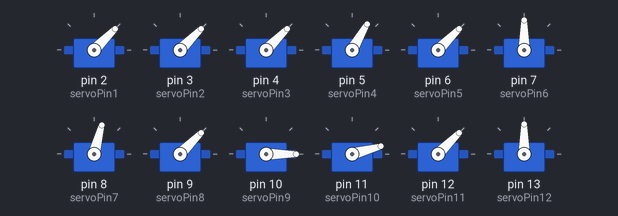
This sketch was run on a simulated Arduino Uno, built with avr-gcc and run on an emulated ATmega328P. On the bench: 12 × servo.

Above: at 0.1 s.
At 5.1 s:
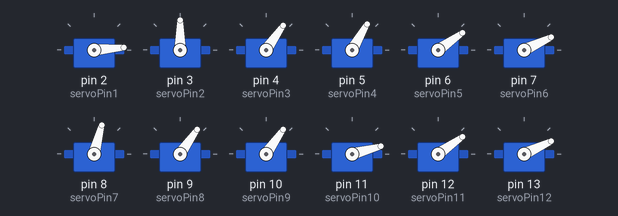
At 9.6 s:
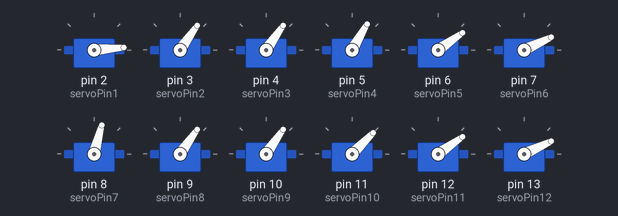
At 13.6 s:
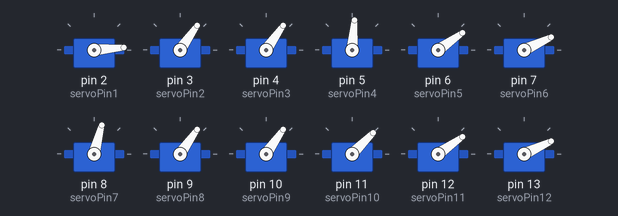
At 23.1 s:
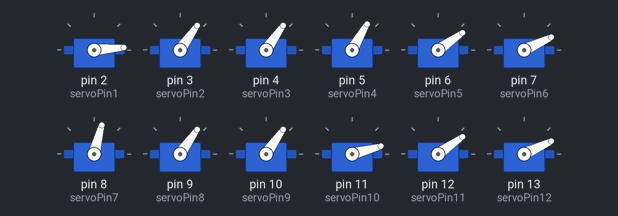
At 35.1 s:
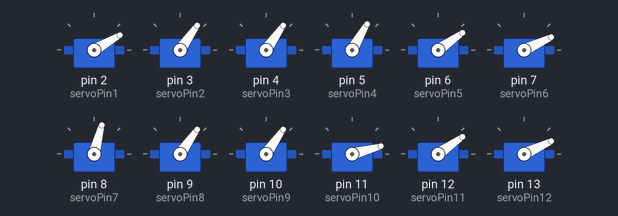
Timing chart, 0 to 40.0 s (numbered marks = the images above):
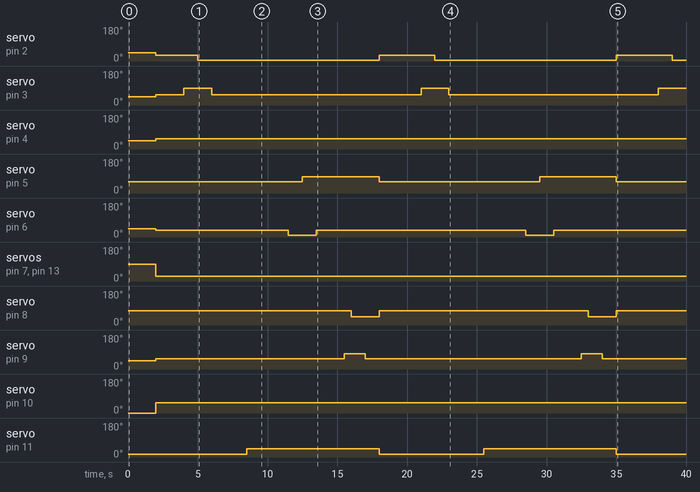

The sketch:

intiwalk1.ino
```cpp
// Include the Servo library
#include <Servo.h>
// Declare the Servo pin
int servoPin1 = 2;
int servoPin2 = 3;
int servoPin3 = 4;
int servoPin4 = 5;
int servoPin5 = 6;
int servoPin6 = 7;
int servoPin7 = 8;
int servoPin8 = 9;
int servoPin9 = 10;
int servoPin10 = 11;
int servoPin11 = 12;
int servoPin12 = 13;
int startup = 0;
int pos;
// Create a servo object
Servo Servo1;
Servo Servo2;
Servo Servo3;
Servo Servo4;
Servo Servo5;
Servo Servo6;
Servo Servo7;
Servo Servo8;
Servo Servo9;
Servo Servo10;
Servo Servo11;
Servo Servo12;
void setup() {
   // We need to attach the servo to the used pin number
   Servo1.attach(servoPin1);
   Servo2.attach(servoPin2);
   Servo3.attach(servoPin3);
   Servo4.attach(servoPin4);
   Servo5.attach(servoPin5);
   Servo6.attach(servoPin6);
   Servo7.attach(servoPin7);
   Servo8.attach(servoPin8);
   Servo9.attach(servoPin9);
   Servo10.attach(servoPin10);
   Servo11.attach(servoPin11);
   Servo12.attach(servoPin12);
}
void loop(){

  if(startup == 0)
  {
    Servo1.write(45);
    Servo2.write(45);
    Servo3.write(45);

    Servo4.write(60);
    Servo5.write(45);
    Servo6.write(90);

    Servo7.write(75);
    Servo8.write(45);
    Servo9.write(0);

    Servo10.write(15);
    Servo11.write(45);
    Servo12.write(90);
    delay(1000);
    startup++;
  }

  if(startup ==1)
  {
     /*//Leg A
     Servo1.write(30);
     Servo2.write(75);
     Servo3.write(75);
     //Leg B
     Servo4.write(60);
     Servo5.write(15);
     Servo6.write(15);
     //Leg C
     Servo7.write(75);
     Servo8.write(75);
     Servo9.write(75);
     //Leg D
     Servo10.write(15);
     Servo11.write(15);
     Servo12.write(15);*/
     delay(1000);
     //delay(1000);
     //Leg A
     Servo1.write(30);
     Servo2.write(55);
     Servo3.write(55);
     //Leg B
     Servo4.write(60);
     Servo5.write(35);
     Servo6.write(25);
     //Leg C
     Servo7.write(75);
     Servo8.write(55);
     Servo9.write(55);
     //Leg D
     Servo10.write(15);
     Servo11.write(35);
     Servo12.write(25);
     delay(1000);
     startup++;
  }

  if(startup ==2)
  {
     //Leg A
     Servo1.write(30);
     Servo2.write(55);
     Servo3.write(55);
     delay(1000);
     Servo2.write(90);
     delay(1000);
     Servo1.write(5);
     delay(1000);
     Servo2.write(55);
     Servo3.write(55);
     delay(500);
     //Servo1.write(30); ///////////Move back
     startup++;

  }
  if(startup == 3)
  {
     //Leg D
     Servo10.write(15);
     Servo11.write(35);
     Servo12.write(25);
     delay(1000);
     Servo11.write(25);
     delay(1000);
     Servo10.write(45);
     delay(1000);
     Servo11.write(35);
     Servo12.write(25);
     delay(1000);
     //Servo10.write(15); ///////move back
     startup++;

  }

  if(startup == 4)
    {
     //Leg B
     Servo4.write(60);
     Servo5.write(35);
     Servo6.write(25);
     delay(1000);
     Servo5.write(10);
     delay(1000);
     Servo4.write(85);
     delay(1000);
     Servo5.write(35);
     Servo6.write(25);
     delay(1000);
     //Servo4.write(60);//////////Move back
     startup++;
  }

  if(startup == 5)
  {
     //Leg C
     Servo7.write(75);
     Servo8.write(55);
     Servo9.write(55);
     delay(1000);
     Servo8.write(80);
     delay(500);
     Servo7.write(45);
     delay(1000);
     Servo8.write(55);
     Servo9.write(55);
     delay(1000);
     //Servo7.write(75); ///////////////move back
     startup++;

  }

  if(startup == 6)
  {
     Servo1.write(30); ///////////Move back
     Servo10.write(15); ///////move back
     Servo4.write(60);//////////Move
     Servo7.write(75); ///////////////move back
     startup = 1;
  }


  /////////////////////////////////////////////////////////////////////////////////////////////////////////////////////////////////////////////////////


 /* if(startup == 7)
  {
     //Leg A
     Servo1.write(30);
     Servo2.write(55);
     Servo3.write(65);
     delay(1000);
     Servo2.write(90);
     delay(1000);
     Servo1.write(5);
     delay(1000);
     Servo2.write(55);
     Servo3.write(65);
     delay(500);
     //Servo1.write(30); ///////////Move back
     startup++;

  }
  if(startup == 8)
  {
     //Leg D
     Servo10.write(15);
     Servo11.write(35);
     Servo12.write(25);
     delay(1000);
     Servo11.write(25);
     delay(1000);
     Servo10.write(45);
     delay(1000);
     Servo11.write(35);
     Servo12.write(25);
     delay(1000);
     //Servo10.write(15); ///////move back
     startup++;

  }

  if(startup == 9)
    {
     //Leg B
     Servo4.write(60);
     Servo5.write(35);
     Servo6.write(35);
     delay(1000);
     Servo5.write(10);
     delay(1000);
     Servo4.write(85);
     delay(1000);
     Servo5.write(35);
     Servo6.write(35);
     delay(1000);
     //Servo4.write(60);//////////Move back
     startup++;
  }

  if(startup == 10)
  {
     //Leg C
     Servo7.write(75);
     Servo8.write(55);
     Servo9.write(55);
     delay(1000);
     Servo8.write(80);
     delay(500);
     Servo7.write(45);
     delay(1000);
     Servo8.write(55);
     Servo9.write(55);
     delay(1000);
     //Servo7.write(75); ///////////////move back
     startup++;

  }

  if(startup == 11)
  {
     Servo1.write(30); ///////////Move back
     Servo10.write(15); ///////move back
     Servo4.write(60);//////////Move
     Servo7.write(75); ///////////////move back
  }
    */
}
```

Measured:
- by itself, servo on pin 2 (servoPin1): repeats every 17.0 s: 5° 13.0 s, 30° 4.0 s
- by itself, servo on pin 3 (servoPin2): repeats every 17.0 s: 90° 2.0 s, 55° 15.0 s
- by itself, servo on pin 4 (servoPin3): 45° → 55° at 2.0 s
- by itself, servo on pin 5 (servoPin4): alternates 85° for 5.5 s and 60° for 11.5 s
- by itself, servo on pin 6 (servoPin5): goes 35° 9.5 s, 10° 2.0 s, 35° 15.0 s, 10° 2.0 s, then 35°
- by itself, servo on pin 7 (servoPin6), servo on pin 13 (servoPin12): 90° → 25° at 2.0 s
- by itself, servo on pin 8 (servoPin7): alternates 75° for 15.0 s and 45° for 2.0 s
- by itself, servo on pin 9 (servoPin8): goes 55° 13.5 s, 80° 1.5 s, 55° 15.5 s, 80° 1.5 s, then 55°
